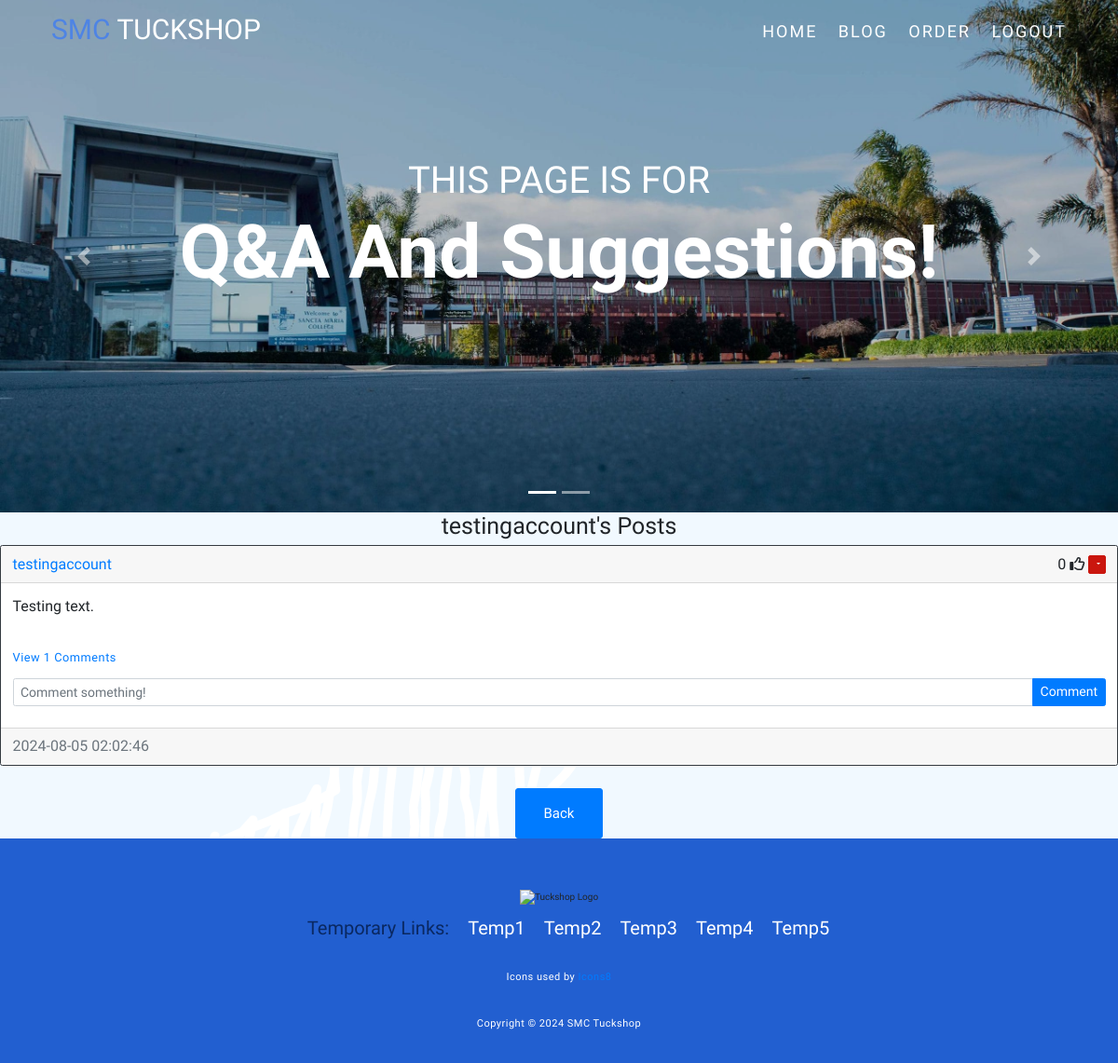
Before: /posts/testingaccount (signed in) with the older database file.
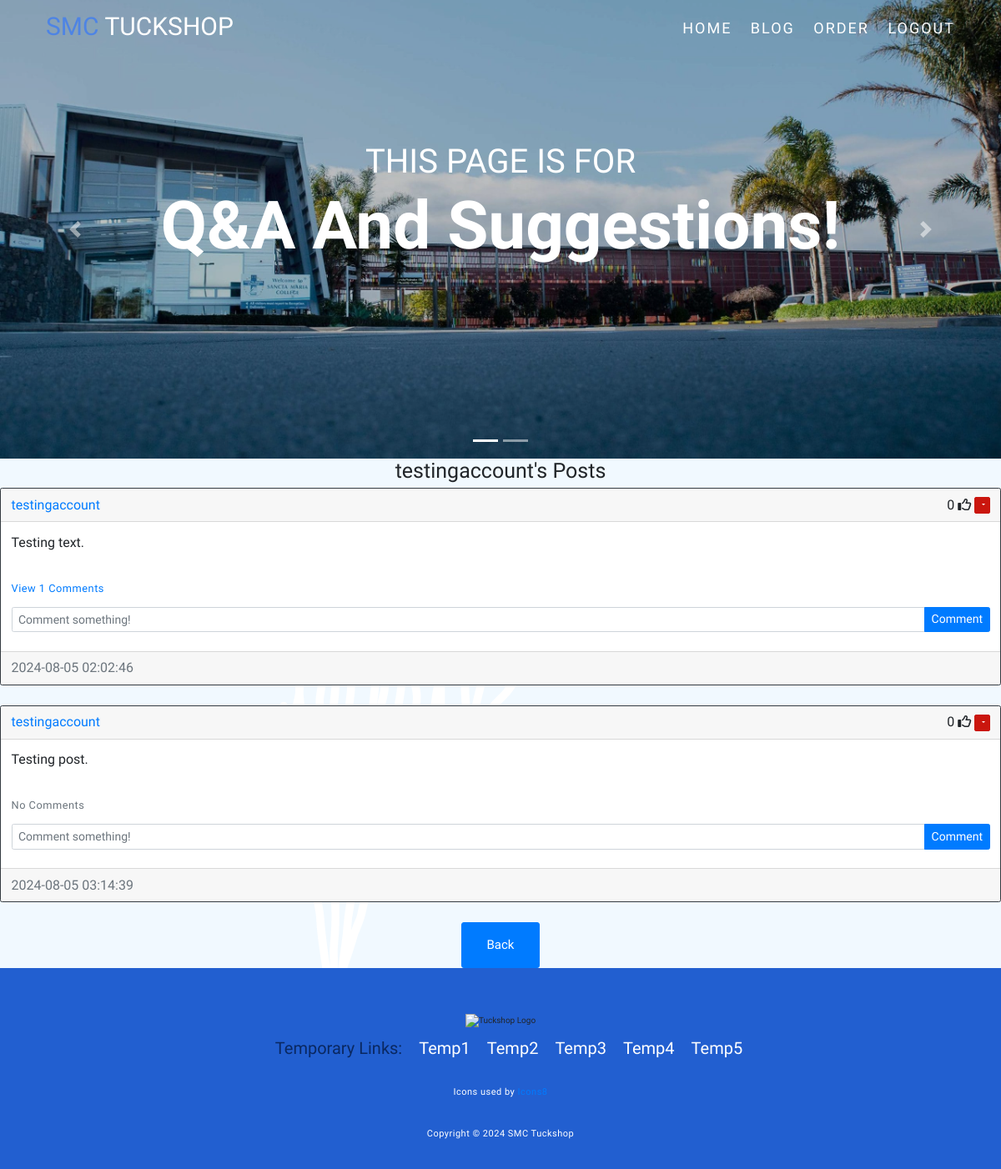
After: the same page with the newer database file.
### website/models.py (models this page shows)
class User(db.Model,UserMixin):
    id = db.Column(db.Integer, primary_key=True)
    email = db.Column(db.String(150), unique=True)
    username = db.Column(db.String(150), unique=True)
    password = db.Column(db.String(150))
    date_created = db.Column(db.DateTime(timezone=True), default=func.now())
    posts = db.relationship('Post', backref='user', passive_deletes=True)
    likes = db.relationship('Like', backref='user', passive_deletes=True)
    comments = db.relationship('Comment', backref='user', passive_deletes=True)
    orders = db.relationship('Order')

class Post(db.Model):
    id = db.Column(db.Integer, primary_key=True)
    text = db.Column(db.Text, nullable=False)
    date_created = db.Column(db.DateTime(timezone=True), default=func.now())
    author = db.Column(db.Integer, db.ForeignKey('user.id', ondelete="CASCADE"), nullable=False)
    likes = db.relationship('Like', backref='post', passive_deletes=True)
    comments = db.relationship('Comment', backref='post', passive_deletes=True)

### website/views.py (the view)
@views.route("/posts/<username>")
@login_required
def posts(username):
    user = User.query.filter_by(username=username).first()
    if not user:
        flash('No user with that username exists.', category='error')
        return redirect(url_for('views.home'))
    posts = Post.query.filter_by(author=user.id).all()
    return render_template("posts.html", user=current_user, posts=posts, username=username)

### website/__init__.py (called while the page is built)
def create_app():
    app = Flask(__name__)
    app.config['SECRET_KEY'] = "8I7xAHW8yD"
    app.config['SQLALCHEMY_DATABASE_URI'] = f'sqlite:///{DB_NAME}'
    db.init_app(app)
    from .views import views
    from .auth import auth
    app.register_blueprint(views, url_prefix="/")
    app.register_blueprint(auth, url_prefix="/")
    from .models import User, Post, Order
    with app.app_context():
        db.create_all()
    login_manager = LoginManager()
    login_manager.login_view = "auth.login"
    login_manager.init_app(app)
    @login_manager.user_loader
    def load_user(id):
        return User.query.get(int(id))
    return app

### website/templates/posts.html (shortened to what this page needs)
{% extends "posts_div.html" %} {% block title %}{{username}}'s Posts{% endblock %}
{% block header %} {{username}}'s Posts {% endblock %}
{% block footer %}
    <div align="center">
        <a href="/home"><button type="button" class="btn btn-primary btn-lg">Back</button></a>
    </div>
    {% endblock %}

### website/templates/posts_div.html (shortened to what this page needs)
{% extends "template.html" %} {% block title %}Home{% endblock %}{% block content
    %}
    <div id="hero-carousel" class="carousel slide" data-bs-ride="carousel">
        <div class="carousel-indicators">
            <button type="button" data-bs-target="#hero-carousel" data-bs-slide-to="0" class="active" aria-current="true" aria-label="Slide 1"></button>
            <button type="button" data-bs-target="#hero-carousel" data-bs-slide-to="1" aria-label="Slide 2"></button>
        </div>
        <div class="carousel-inner">
            <div class="carousel-item active c-item">
                <img src="{{ url_for('static', filename='assets/img/smcslide2.jpg') }}" class="d-block w-100 c-img" alt="Slide 1">
                <div class="carousel-caption top-0 mt-3">
                    <h2 class="text-uppercase">This Page is for</h2>
                    <h1 class="display-1 fw-bolder text-capitalize">Q&A and Suggestions!</h1>
                </div>
            </div>
        </div>
        <button class="carousel-control-prev" type="button" data-bs-target="#hero-carousel" data-bs-slide="prev">
            <span class="carousel-control-prev-icon" aria-hidden="true"></span>
        </button>
        <button class="carousel-control-next" type="button" data-bs-target="#hero-carousel" data-bs-slide="next">
            <span class="carousel-control-next-icon" aria-hidden="true"></span>
        </button>
    </div>
    <h1 align="center">{% block header %}Posts{% endblock %}</h1>
    <div id="posts" class="mx-auto" style="width: 1200px; font-size: 16px;">
        {% for post in posts %}
        <div class="card border-dark">
            <div class="card-header d-flex justify-content-between align-items-center">
                <a href="/posts/{{post.user.username}}">{{post.user.username}}</a>
                <div>
                    <span id="likes-count-{{post.id}}">
                        {{ post.likes|length }}</span>
                        {% if user.id in post.likes|map(attribute="author")|list %}
                        <i
                            class="fas fa-thumbs-up"
                            id="like-button-{{post.id}}"
                            onclick="like({{post.id}})"
                        ></i>
                        {% else %}
                        <i
                            class="far fa-thumbs-up"
                            id="like-button-{{post.id}}"
                            onclick="like({{post.id}})"
                        ></i>
                        {% endif %}
                    {% if user.id == post.author %}
                    <div class="btn-group">
                        <button
                            type="button"
                            class="btn btn-sm btn-primary dropdown-toggle"
                            data-toggle="dropdown">
                        </button>
                    </div>
                    {% endif %}
                </div>
            </div>
            <section id="commentingsection">
                <div class="card-body">
                    <div class="card-text" style="font-size: 16px;">{{post.text}}</div>
                    <br />
                    <p class="card-text" style="font-size: 16px;">
                        {% if post.comments|length > 0 %}
                        <a data-bs-toggle="collapse" href="#comments-{{post.id}}" role="button" style="font-size: 16px;">
                            <small>View {{post.comments|length}} Comments</small>
                        </a>
                        {% else %}
                        <small class="text-muted">No Comments</small>
                        {% endif %}
                    </p>
                    <form
                    class="input-group mb-3"
                    method="POST"
                    action="/create-comment/{{post.id}}"
                    >
                        <input
                            type="text"
                            id="text"
                            name="text"
                            class="form-control"
                            placeholder="Comment something!"
                            style="font-size: 14px;"
                        />
                        <button type="submit" class="btn btn-primary" style="font-size: 14px;">Comment</button>
                    </form>
                </div>
            </section>
            <div class="card-footer text-muted">{{post.date_created}}</div>
        </div>
        <br/ >
        {% endfor %}
    </div>
    {% block footer %}{% endblock %} {% endblock %}

### website/templates/template.html (shortened to what this page needs)
<!doctype html>
<html lang="en">
  <head>
    <link href="https://cdn.jsdelivr.net/npm/bootstrap@5.2.1/dist/css/bootstrap.min.css" rel="stylesheet">
    <link rel="stylesheet" href="https://cdn.jsdelivr.net/npm/bootstrap@4.6.2/dist/css/bootstrap.min.css">
    <link rel="stylesheet" href="https://cdn.jsdelivr.net/npm/bootstrap@4.4.1/dist/css/bootstrap.min.css">
    <link rel="stylesheet" type="text/css" href="{{ url_for('static', filename='style.css') }}">
  </head>
  <body>
    <header>
      <section id="header">
        <div class="header container">
          <div class="nav-bar">
            <div class="brand">
              <a href="/home">
                <h1><span>SMC </span>Tuckshop</h1>
              </a>
            </div>
            <div class="nav-list">
              <ul>
                {% if user.is_authenticated %}
                  <li class="nav-item">
                    <a class="nav-link" href="/home">Home</a>
                  </li>
                  <li class="nav-item">
                    <a class="nav-link" href="/blog">Blog</a>
                  </li>
                  <li class="nav-item">
                    <a class="nav-link" href="/order">Order</a>
                  </li>
                  <li class="nav-item">
                    <a class="nav-link" href="/logout">Logout</a>
                  </li>
                {% endif %}
              </ul>
            </div>
          </div>
        </div>
      </section>
  </header>
    <main>
        {% block content %}{% endblock %}
    </main>
    <footer>
      <ul class="social_icon">
        <li><a href="https://www.facebook.com/facebook/" target="_blank"></a></li>
        <li><a href="https://twitter.com/explore" target="_blank"></a></li>
        <li><a href="https://www.youtube.com/" target="_blank"></a></li>
        <li><a href="https://www.instagram.com/" target="_blank"></a></li>
      </ul>
      <div class="footerlogo">
        <img src="./images/skinsaviourlogoimg.png" alt="Tuckshop Logo">
      </div>
      <ul class="menu">
        <h2>Temporary Links:</h2>
        <li><a href="https://www.byrdie.com/" target="_blank">Temp1</a></li>
        <li><a href="https://www.stylevana.com/en_US/" target="_blank">Temp2</a></li>
        <li><a href="https://www.glowrecipe.com/?gclid=Cj0KCQjwlPWgBhDHARIsAH2xdNfi13vn9NdsKGm70pEZXahxDqmpMx7AA4irLWsh8yxX2nXlxysfPEEaAnAHEALw_wcB" target="_blank">Temp3</a></li>
        <li><a href="https://us.althea.kr/" target="_blank">Temp4</a></li>
        <li><a href="https://hikoco.co.nz/" target="_blank">Temp5</a></li>
      </ul>
      <p><a target="_blank" href="https://icons8.com/icon/5gi5Fhj344Ay/1"></a>Icons used by <a target="_blank" href="https://icons8.com">Icons8</a></p>
      <p>Copyright © 2024 SMC Tuckshop</p>
    </footer>
  </body>
</html>

### website/static/style.css (style rules this page uses)
* { padding: 0; margin: 0; box-sizing: border-box; font-family: 'Sniglet', cursive; }
body { background-image: url(assets/img/backgroundimage.png); }
.card-header .btn-group button { background-color: rgb(202, 22, 14); border-color: rgb(202, 22, 14); }
.btn-lg { font-size: 1.5rem; padding: 15px 30px; }
footer { position: relative; width: 100%; background: rgb(34, 95, 208); min-height: 100px; padding: 20px 50px; display: flex; justify-content: center; align-items: center; flex-direction: column; }
footer .social_icon, footer .menu { position: relative; display: flex; justify-content: center; align-items: center; margin: 10px 0; flex-wrap: wrap; }
footer .social_icon li, footer .menu li { list-style: none; }
footer .social_icon li a, footer .menu li a { font-size: 2em; color: #fff; margin: 0 10px; display: inline-block; transition: 0.5s; }
footer .menu h2 { font-size: 2em; color: rgb(10, 40, 97); margin: 0 10px; display: inline-block; transition: 0.5s; }
footer p { color: #fff; text-align: center; margin-top: 15px; margin-bottom: 10px; font-size: 1.1em; }
html { font-size: 10px; scroll-behavior: smooth; }
a, a:hover, a:focus, a:active { text-decoration: none !important; }
.container { min-height: 100vh; width: 100%; display: flex; align-items: center; justify-content: center; }
img { height: 100%; width: 100%; object-fit: cover; }
p { color: black; font-size: 1.4rem; margin-top: 5px; line-height: 2.5rem; font-weight: 300; letter-spacing: .05rem; }
.brand h1 { font-size: 3rem; text-transform: uppercase; color: white; text-decoration: none; }
.brand span { color: rgb(78, 132, 228); text-decoration: none; }
#header { position: fixed; z-index: 1000; left: 0; top: 0; width: 100vw; height: auto; text-decoration: none; }
#header .header { min-height: 8vh; background-color: transparent; transition: 0.3s ease background-color; border-radius: 10px; }
#header .nav-bar { display: flex; align-items: center; justify-content: space-between; width: 100%; height: 100%; max-width: 1300px; padding: 0 10px; }
#header .nav-list ul { list-style: none; position: absolute; background-color: rgb(28, 74, 154); text-decoration: none; width: 100vw; height: 100vh; left: 100%; top: 0; display: flex; flex-direction: column; justify-content: center; align-items: center; z-index: 1; overflow-x: hidden; transition: 0.5s ease left; }
#header .nav-list ul a { font-size: 2.5rem; font-weight: 500; letter-spacing: 0.2rem; text-decoration: none; color: white; text-transform: uppercase; text-align: center; padding: 20px 0px 12px 20px; display: block; }
#header .nav-list ul a::after { content: attr(data-after); position: absolute; top: 50%; left: 53%; transform: translate(-50%, -50%) scale(0); color: rgb(78, 132, 228); font-size: 13rem; letter-spacing: 50px; text-decoration: none; z-index: -1; transition: 0.3s ease letter-spacing; }
.c-item { height: 550px; }
.c-img { height: 100%; object-fit: cover; filter: brightness(0.75); }
.carousel-caption h2 { font-size: 4rem; margin-top: 14rem !important; }
.carousel-caption h1 { font-size: 8rem; }
@media only screen and (min-width: 1200px) { #header .nav-list ul { position: initial; display: block; height: auto; width: fit-content; background-color: transparent; } }
@media only screen and (min-width: 1200px) { #header .nav-list ul li { display: inline-block; } }
@media only screen and (min-width: 1200px) { #header .nav-list ul li a { font-size: 1.8rem; } }
@media only screen and (min-width: 1200px) { #header .nav-list ul a:after { display: none; } }

Changed rows visible on the page:
added Post: user.username "testingaccount", likes|length "0", text "Testing post.", shows "No Comments", date_created "2024-08-05 03:14:39"
